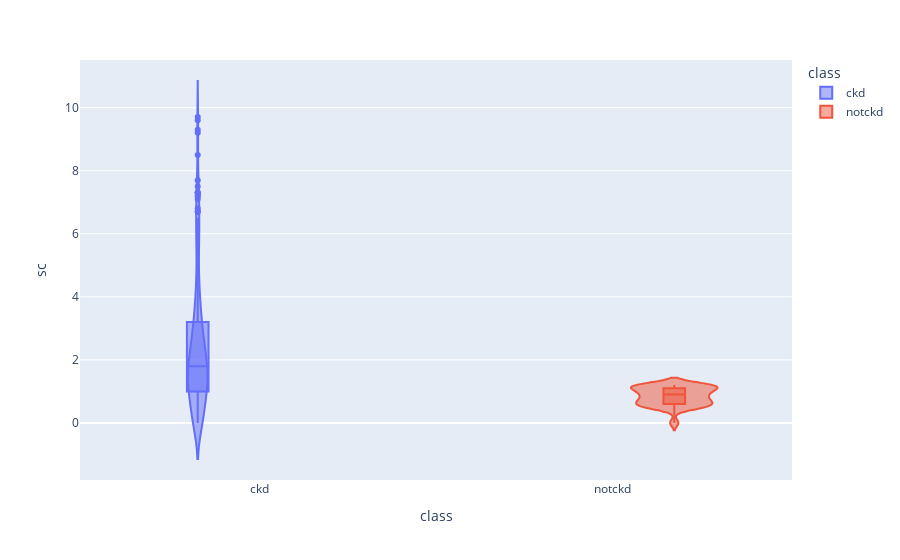

The code cell stored with this chart in its notebook:
### Code cell
fig = px.violin(ckd_copy, y='sc', x="class", color="class", box=True, template = None)
fig.show()

### Figure 1 — Plotly figure (JSON) as saved in the notebook; plotly's stock layout.template omitted (floating-point values rounded to 4 significant figures; data arrays with more than 128 entries replaced by an {"elided": "..."} marker saying what was removed)
{"data": [{"alignmentgroup": "True", "box": {"visible": true}, "hoverlabel": {"namelength": 0}, "hovertemplate": "class=%{x}<br>sc=%{y}", "legendgroup": "ckd", "marker": {"color": "#636efa"}, "name": "ckd", "offsetgroup": "ckd", "orientation": "v", "scalegroup": "True", "showlegend": true, "type": "violin", "x": {"elided": "250 str values"}, "x0": " ", "xaxis": "x", "y": {"elided": "250 float values"}, "y0": " ", "yaxis": "y"}, {"alignmentgroup": "True", "box": {"visible": true}, "hoverlabel": {"namelength": 0}, "hovertemplate": "class=%{x}<br>sc=%{y}", "legendgroup": "notckd", "marker": {"color": "#EF553B"}, "name": "notckd", "offsetgroup": "notckd", "orientation": "v", "scalegroup": "True", "showlegend": true, "type": "violin", "x": {"elided": "150 str values"}, "x0": " ", "xaxis": "x", "y": {"elided": "150 float values"}, "y0": " ", "yaxis": "y"}], "layout": {"legend": {"title": {"text": "class"}, "tracegroupgap": 0}, "margin": {"t": 60}, "violinmode": "group", "xaxis": {"anchor": "y", "categoryarray": ["ckd", "notckd"], "categoryorder": "array", "domain": [0, 1], "title": {"text": "class"}}, "yaxis": {"anchor": "x", "domain": [0, 1], "title": {"text": "sc"}}}}
